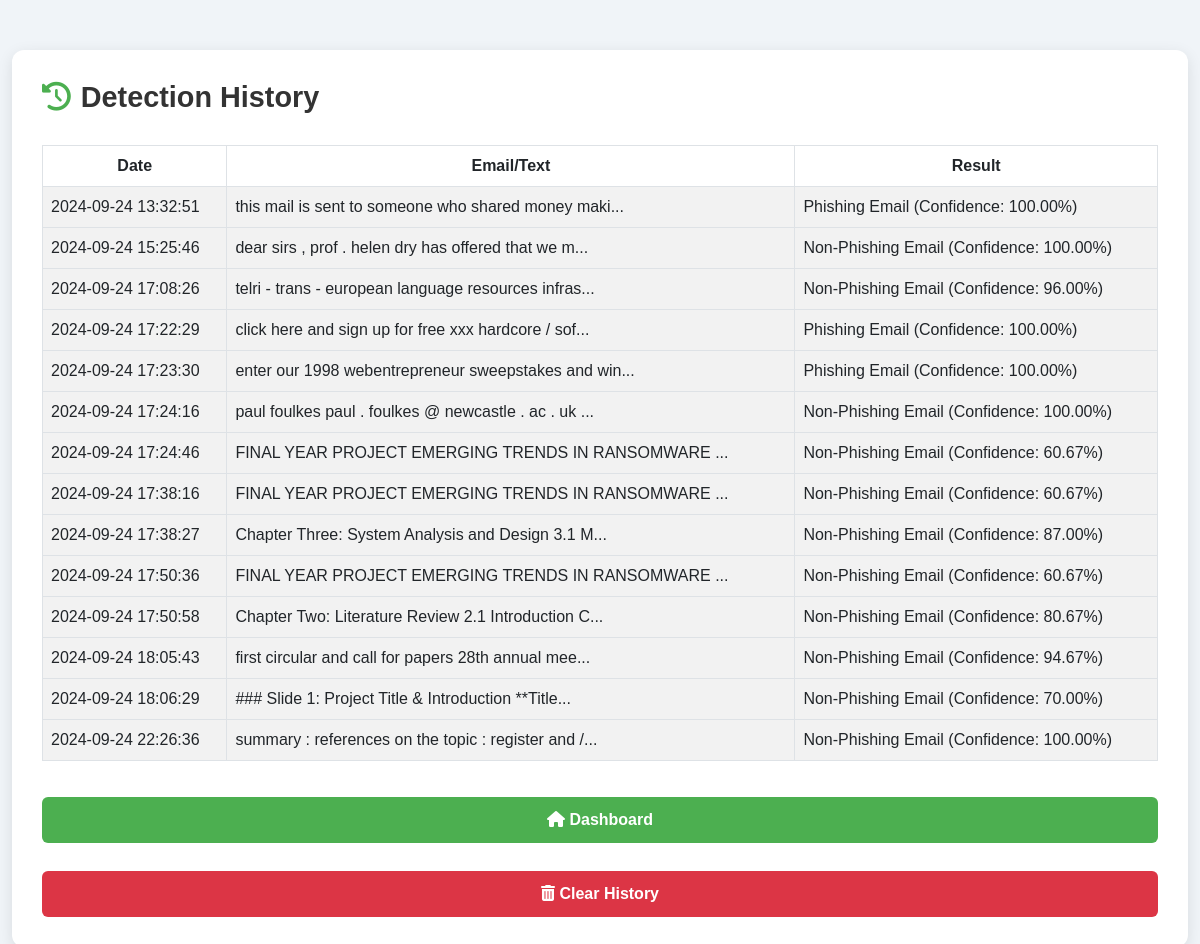
/history (signed in), run on an earlier commit of the app's database.
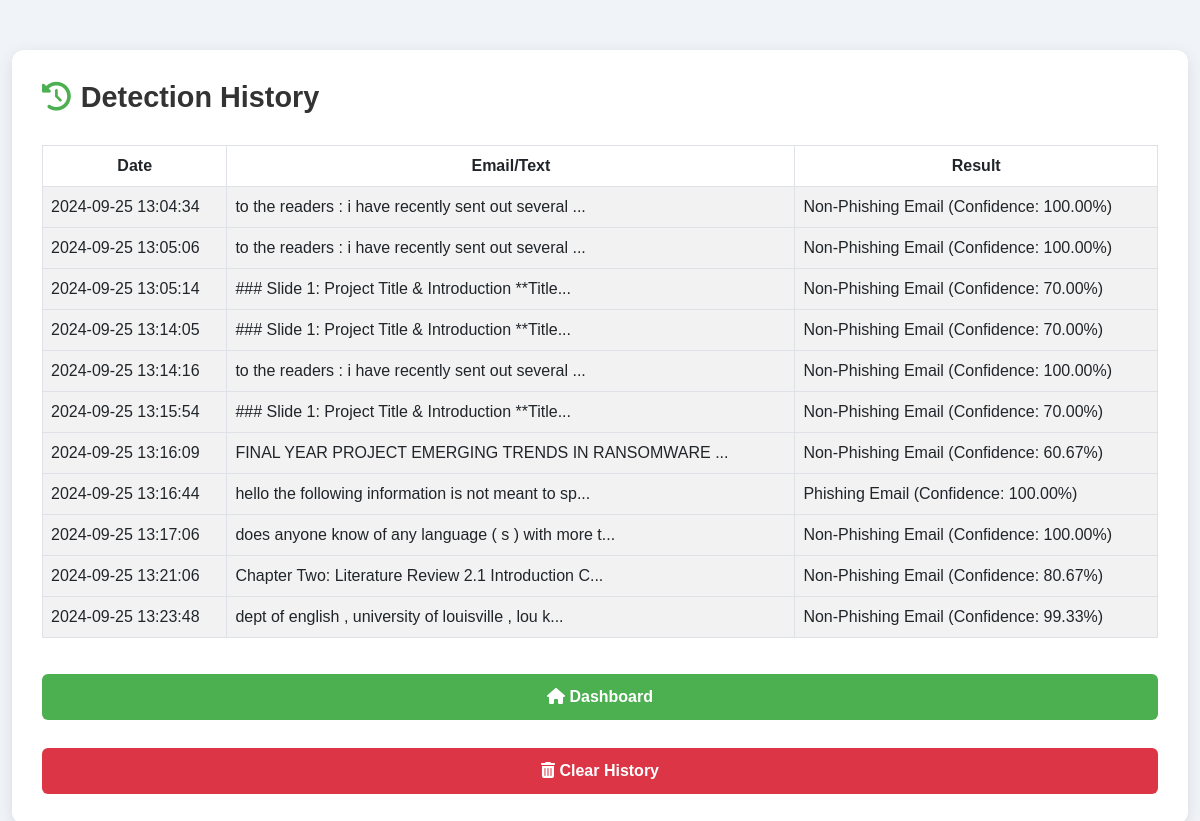
And on a later commit of the database.
### tables this page shows
CREATE TABLE detection_history (
                    id INTEGER PRIMARY KEY AUTOINCREMENT,
                    user_id INTEGER,
                    email_text TEXT,
                    result TEXT,
                    detection_date TIMESTAMP DEFAULT CURRENT_TIMESTAMP,
                    FOREIGN KEY (user_id) REFERENCES users(id) ON DELETE CASCADE
                );

### app.py (the view)
@app.route('/history')
@login_required
def history():
    conn = get_db_connection()
    if conn:
        history = conn.execute('SELECT * FROM detection_history WHERE user_id = ?', (current_user.id,)).fetchall()
        conn.close()
        return render_template('history.html', history=history)
    else:
        flash('Error fetching history', 'danger')
        return redirect(url_for('index'))

### app.py (called while the page is built)
@login_manager.user_loader
def load_user(user_id):
    return User(user_id)

def get_db_connection():
    try:
        conn = sqlite3.connect('users.db')  # Connect to SQLite database
        conn.row_factory = sqlite3.Row  # Return rows as dictionaries
        return conn
    except sqlite3.Error as e:
        logging.error(f"Database connection error: {e}")
        return None

### templates/history.html (shortened to what this page needs)
<!DOCTYPE html>
<html lang="en">
<head>
    <link href="https://cdn.jsdelivr.net/npm/bootstrap@5.3.0-alpha1/dist/css/bootstrap.min.css" rel="stylesheet">
    <link href="https://cdnjs.cloudflare.com/ajax/libs/font-awesome/6.0.0-beta3/css/all.min.css" rel="stylesheet">
</head>
<body>
    <div class="container">
        <div class="history-container">
            <h2><i class="fas fa-history"></i> Detection History</h2>
            {% if history %}
            <table class="table table-striped table-bordered">
                <thead>
                    <tr>
                        <th>Date</th>
                        <th>Email/Text</th>
                        <th>Result</th>
                    </tr>
                </thead>
                <tbody>
                    {% for entry in history %}
                    <tr>
                        <td>{{ entry['detection_date'] }}</td>
                        <td>{{ entry['email_text'][:50] }}...</td>
                        <td>{{ entry['result'] }}</td>
                    </tr>
                    {% endfor %}
                </tbody>
            </table>
            {% else %}
                <p>No detection history found.</p>
            {% endif %}
            <div class="d-grid gap-2">
                <a href="{{ url_for('index') }}" class="btn btn-custom"><i class="fas fa-home"></i> Dashboard</a>
                <button class="btn btn-clear" data-bs-toggle="modal" data-bs-target="#clearHistoryModal">
                    <i class="fas fa-trash-alt"></i> Clear History
                </button>
            </div>
        </div>
    </div>
</body>
</html>

### templates/history.html (style rules this page uses)
body { font-family: 'Poppins', sans-serif; background-color: #f0f4f8; color: #333; margin: 0; padding: 0; animation: fadeIn 1s ease-in-out; }
.container { margin-top: 50px; max-width: 1200px; }
.history-container { background-color: #ffffff; padding: 30px; border-radius: 12px; box-shadow: 0 4px 15px rgba(0, 0, 0, 0.1); }
.history-container h2 { display: flex; align-items: center; margin-bottom: 30px; font-size: 1.8rem; font-weight: 600; color: #333; }
.history-container h2 i { margin-right: 10px; color: #4CAF50; }
table { width: 100%; border-collapse: collapse; margin-bottom: 20px; }
th { background-color: #4CAF50; color: #000000; font-weight: bold; text-align: center; padding: 10px; }
td { padding: 15px; background-color: #f9f9f9; color: #555; }
tr:nth-child(even) td { background-color: #f2f2f2; }
.btn-custom { background-color: #4CAF50; color: white; font-size: 1rem; font-weight: 600; transition: background-color 0.3s ease, transform 0.2s ease; }
.btn-clear { background-color: #dc3545; color: white; font-size: 1rem; font-weight: 600; }
.d-grid .btn { padding: 10px 0; margin-top: 20px; }

What changed in the data, as far as the page shows it:
removed detection_history: detection_date "2024-09-24 13:32:51", email_text "this mail is sent to someone who shared money maki", result "Phishing Email (Confidence: 100.00%)"
removed detection_history: detection_date "2024-09-24 15:25:46", email_text "dear sirs , prof . helen dry has offered that we m", result "Non-Phishing Email (Confidence: 100.00%)"
removed detection_history: detection_date "2024-09-24 17:08:26", email_text "telri - trans - european language resources infras", result "Non-Phishing Email (Confidence: 96.00%)"
removed detection_history: detection_date "2024-09-24 17:22:29", email_text "click here and sign up for free xxx hardcore / sof", result "Phishing Email (Confidence: 100.00%)"
removed detection_history: detection_date "2024-09-24 17:23:30", email_text "enter our 1998 webentrepreneur sweepstakes and win", result "Phishing Email (Confidence: 100.00%)"
removed detection_history: detection_date "2024-09-24 17:24:16", email_text "paul foulkes paul . foulkes @ newcastle . ac . uk", result "Non-Phishing Email (Confidence: 100.00%)"
removed detection_history: detection_date "2024-09-24 17:24:46", email_text "FINAL YEAR PROJECT EMERGING TRENDS IN RANSOMWARE", result "Non-Phishing Email (Confidence: 60.67%)"
removed detection_history: detection_date "2024-09-24 17:38:16", email_text "FINAL YEAR PROJECT EMERGING TRENDS IN RANSOMWARE", result "Non-Phishing Email (Confidence: 60.67%)"
removed detection_history: detection_date "2024-09-24 17:38:27", email_text "Chapter Three: System Analysis and Design 3.1 M", result "Non-Phishing Email (Confidence: 87.00%)"
removed detection_history: detection_date "2024-09-24 17:50:36", email_text "FINAL YEAR PROJECT EMERGING TRENDS IN RANSOMWARE", result "Non-Phishing Email (Confidence: 60.67%)"
removed detection_history: detection_date "2024-09-24 17:50:58", email_text "Chapter Two: Literature Review 2.1 Introduction C", result "Non-Phishing Email (Confidence: 80.67%)"
removed detection_history: detection_date "2024-09-24 18:05:43", email_text "first circular and call for papers 28th annual mee", result "Non-Phishing Email (Confidence: 94.67%)"
removed detection_history: detection_date "2024-09-24 18:06:29", email_text "### Slide 1: Project Title & Introduction **Title", result "Non-Phishing Email (Confidence: 70.00%)"
removed detection_history: detection_date "2024-09-24 22:26:36", email_text "summary : references on the topic : register and /", result "Non-Phishing Email (Confidence: 100.00%)"
added detection_history: detection_date "2024-09-25 13:04:34", email_text "to the readers : i have recently sent out several", result "Non-Phishing Email (Confidence: 100.00%)"
added detection_history: detection_date "2024-09-25 13:05:06", email_text "to the readers : i have recently sent out several", result "Non-Phishing Email (Confidence: 100.00%)"
added detection_history: detection_date "2024-09-25 13:05:14", email_text "### Slide 1: Project Title & Introduction **Title", result "Non-Phishing Email (Confidence: 70.00%)"
added detection_history: detection_date "2024-09-25 13:14:05", email_text "### Slide 1: Project Title & Introduction **Title", result "Non-Phishing Email (Confidence: 70.00%)"
added detection_history: detection_date "2024-09-25 13:14:16", email_text "to the readers : i have recently sent out several", result "Non-Phishing Email (Confidence: 100.00%)"
added detection_history: detection_date "2024-09-25 13:15:54", email_text "### Slide 1: Project Title & Introduction **Title", result "Non-Phishing Email (Confidence: 70.00%)"
added detection_history: detection_date "2024-09-25 13:16:09", email_text "FINAL YEAR PROJECT EMERGING TRENDS IN RANSOMWARE", result "Non-Phishing Email (Confidence: 60.67%)"
added detection_history: detection_date "2024-09-25 13:16:44", email_text "hello the following information is not meant to sp", result "Phishing Email (Confidence: 100.00%)"
added detection_history: detection_date "2024-09-25 13:17:06", email_text "does anyone know of any language ( s ) with more t", result "Non-Phishing Email (Confidence: 100.00%)"
added detection_history: detection_date "2024-09-25 13:21:06", email_text "Chapter Two: Literature Review 2.1 Introduction C", result "Non-Phishing Email (Confidence: 80.67%)"
added detection_history: detection_date "2024-09-25 13:23:48", email_text "dept of english , university of louisville , lou k", result "Non-Phishing Email (Confidence: 99.33%)"
